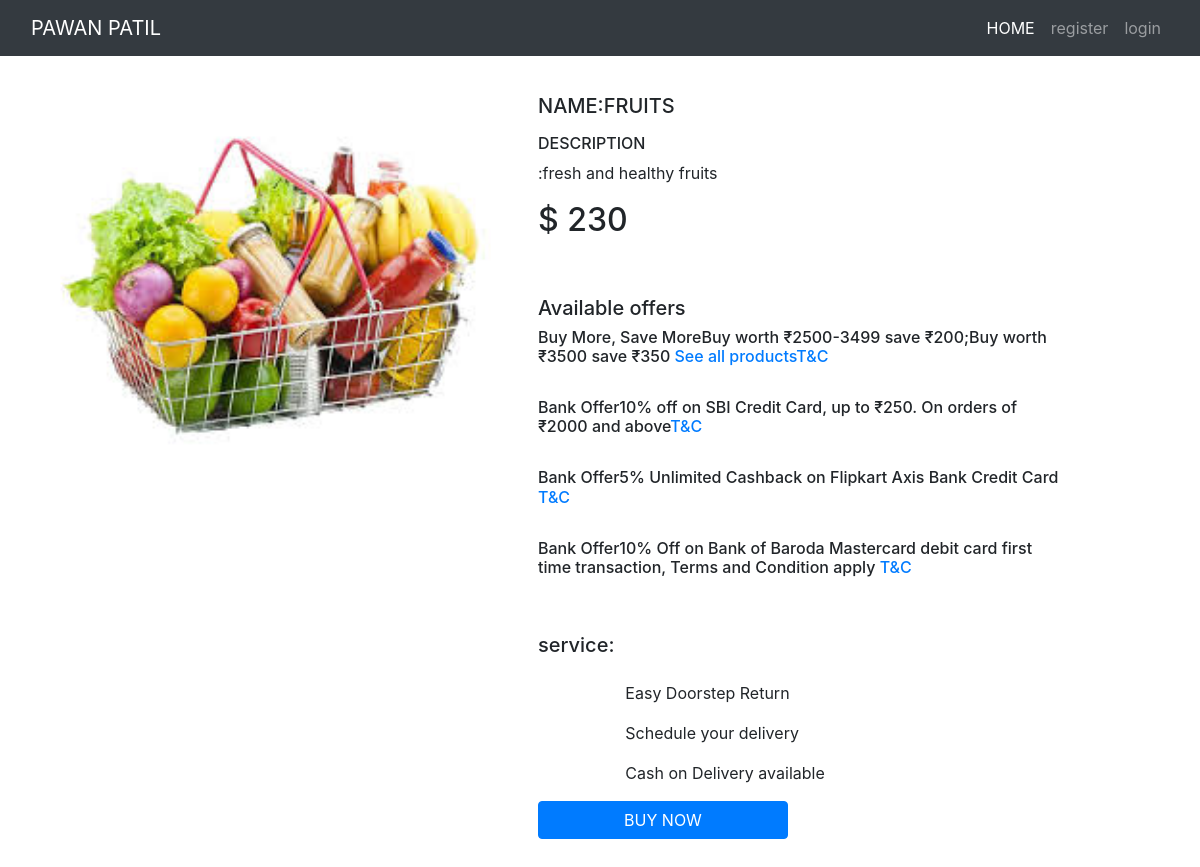
The page /bazzar/product-details/23/ on the database its author committed.
### bazzar/models.py (models this page shows, shortened)
class Product(models.Model):
    product_name =models.CharField(max_length=30)
    category =models.CharField(max_length=10,choices=CATEGORY_CHOICES)
    availability =models.BooleanField(default=True)
    price =models.IntegerField()
    description =models.CharField(max_length=30)
    image = models.ImageField(upload_to="product_images", null=True)

### bazzar/views.py (the view)
# urls.py: path("product-details/<int:pk>/", views.product_details_view, name="product_details"),
def product_details_view(request,pk):
    product = get_object_or_404(Product,id=pk)
    return render(request, "bazzar/product_details.html",{'product':product})

### templates/bazzar/product_details.html (shortened to what this page needs)
{% extends 'base.html' %}
{% block content %}
<div class="row no-gutters">
  <div class="col-md-5 no-gutters">
      <div class="left">
          <div class="card1" style="height:400px; width:400px;">
            <div class="card1-body">
            <img src="{{ product.image.url }}" class="card-img-top" alt="..." style="width: 130%; height:100%; border-radius: 12px; margin-left: 30px;margin-top: 50px;  ">
            </div>
            </div>
        </div>
    </div>
    <div class="col-md-6 no-gutters">
        <div class="right">
                <div class="car-body">
                  <div class="card-body " style="margin: 18px;">
                    <h5 class="card-title"> NAME:{{product.product_name }}</h5>
                    <p><h6>DESCRIPTION</h6>:{{product.description }}</p>
                    <h2 class="card-text"> $ {{product.price }}</h2></br></br>
                    <h5>Available offers</h5>
                      <h6>Buy More, Save MoreBuy worth ₹2500-3499 save ₹200;Buy worth ₹3500 save ₹350  <a href="">See all productsT&C</a></h6></br>
                      <h6> Bank Offer10% off on SBI Credit Card, up to ₹250. On orders of ₹2000 and above<a href="">T&C</a></h6></br>
                      <h6> Bank Offer5% Unlimited Cashback on Flipkart Axis Bank Credit Card <a href="">T&C</a></h6></br>
                      <h6>Bank Offer10% Off on Bank of Baroda Mastercard debit card first time transaction, Terms and Condition apply <a href="">T&C</a></h6></br>
                  <div class="row no-gutters">
                  <div class="col-md-2 no-gutters">
                    <div class="left">
                    <h5>service:</h5>
                  </div>
                </div>
                <div class="col-md-6 no-gutters">
                  <div class="right"></br></br>
                    <p> Easy Doorstep Return</p>
                    <p> Schedule your delivery</p>
                    <p> Cash on Delivery available</p>
                  </div>
                </div>
                </div>
                      <a href="{% url 'bazzar:coustomer_address_payment' product.pk %}" class="btn btn-primary" style="width:250px ;">BUY NOW</a>
                  </div>
                    </div>
                </div>
            </div>
        </div>
{% endblock content %}

### rows shown on the page
Product: image (picture), product_name "FRUITS", description "fresh and healthy fruits", price "230"
